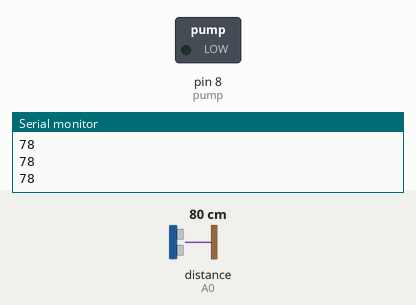
A sketch run on a simulated Arduino Uno, built with avr-gcc and run on an emulated ATmega328P. Shown: switched loads named in the sketch (green lamp = pin HIGH), the last lines printed to the serial monitor. Wiring (inferred from the names in the program): ultrasonic range finder: trigger pin 9; echo A0. The test bench sets the inputs (shaded band); at power-on: distance to the obstacle (sensor on A0) 80 cm. The echo pulse lasts 58.3 µs per cm; pins used as bus, display or sensor lines are not drawn.

Above: at 1.2 s.
1.3 s: distance to the obstacle (sensor on A0) set to 22 cm
2.8 s: distance to the obstacle (sensor on A0) set to 18 cm
At 3.7 s:
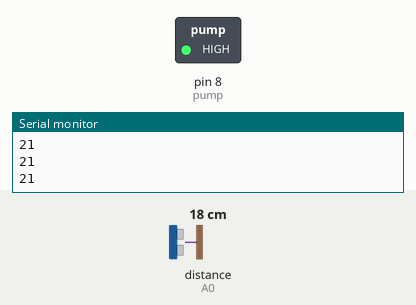
Timing chart, 0 to 7.3 s (numbered marks = the images above; inputs shaded):
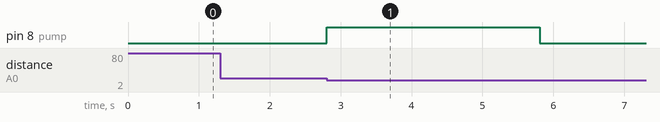

Measured:
- the behaviour switches between 20 and 19 cm on distance to the obstacle (sensor on A0) (found by bisection; images 0 and 1)
- after the input at 2.8 s, pin 8 (pump): LOW → HIGH at once, → LOW 3.0 s later

The sketch:

sink.ino
`````````````````````````````````cpp
const int trig = 9;
const int echo = A0;
const int pump = 8;

long duration, distance;

void setup() {
  // put your setup code here, to run```````````````````````````````` once:
  Serial.begin(9600);
  pinMode(trig, OUTPUT);
  pinMode(echo, INPUT);

  pinMode(pump, OUTPUT);


}

void loop() {
  // put your main code here, to run repeatedly:
  digitalWrite(trig, LOW);
  delayMicroseconds(2);
  digitalWrite(trig, HIGH);
  delayMicroseconds(10);
  digitalWrite(trig, LOW);
  duration = pulseIn(echo, HIGH);
  distance = duration * 0.034 / 2;

  if (distance < 19) {
    digitalWrite(pump, HIGH);
    delay(3000);
    digitalWrite(pump, LOW);
    delay(5000);
  }

  delay(5);

  Serial.println(distance);
}
`````````````````````````````````
